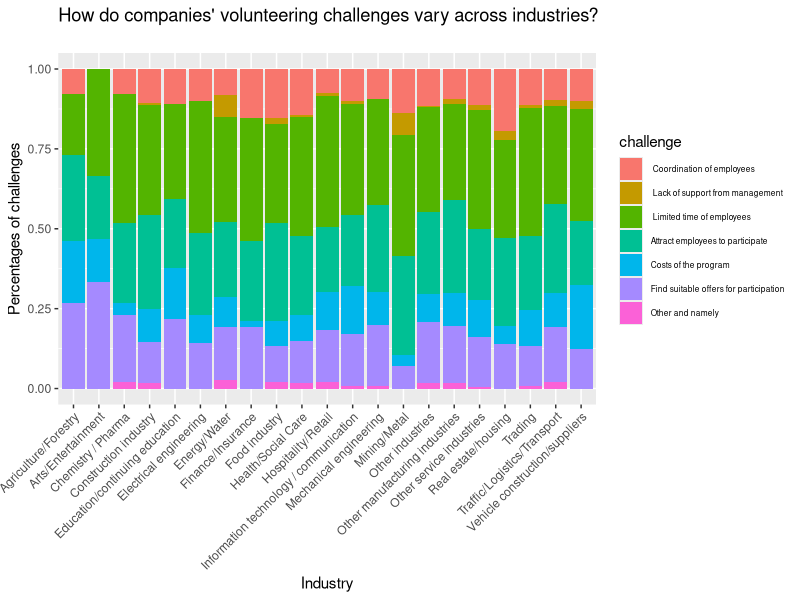
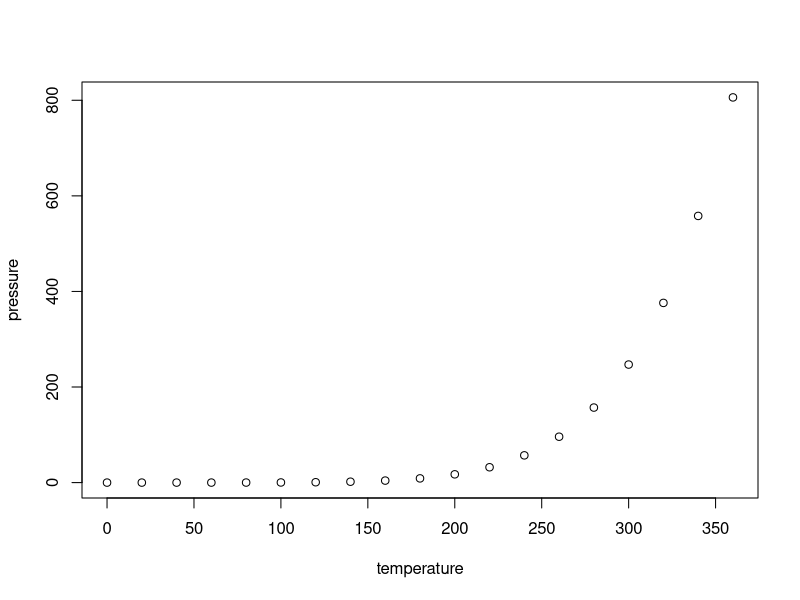

R code for these plots, in order:
## ---- chunk 1
library(readxl)
library(dplyr)
library(ggplot2)
library(reshape2)
library(tidyr)
#This graphic shows the different challenges they encounter in different industries.
data<-read_excel("MUE.2022.for.LMU.xlsx")
df1 <- data %>% select(SERIAL,A003) #Extract the industry relevant columns
df2 <-data %>% select(SERIAL, E004_01,E004_02,E004_03,E004_04,E004_05,E004_06,E004_07) #Extract the challenged relevant columns
df_industry_long <- pivot_longer(df1,cols = -SERIAL,names_to = "industry", values_to = "element")
df_challenges_long <- pivot_longer(df2,cols = -SERIAL,names_to = "challenge", values_to = "element") 
df_industry_long <- na.omit(df_industry_long) #Remove all na values
df_challenges_long <- na.omit(df_challenges_long)
df_challenges_long #this is result
df_industry_long
df_challenges_long <- df_challenges_long[df_challenges_long$element ==TRUE,]
merged_df <- merge(df_industry_long, df_challenges_long, by ="SERIAL")
merged_df
replacement_map <- c("1"="Construction industry",
                     "2"="Mining/Metal",
                     "3"="Education/continuing education",
                     "4"="Chemistry / Pharma",
                     "5"="Electrical engineering",
                     "6"="Energy/Water",
                     "7"="Vehicle construction/suppliers",
                     "8"="Finance/Insurance",
                     "9"="Hospitality/Retail",
                     "10"="Health/Social Care",
                     "11"="Real estate/housing",
                     "12"="Trading",
                     "13"="Information technology / communication",
                     "14"="Arts/Entertainment",
                     "15"="Agriculture/Forestry",
                     "16"="Mechanical engineering",
                     "17"="Food industry",
                     "18"="Traffic/Logistics/Transport",
                     "19"="Other service industries",
                     "20"="Other manufacturing industries",
                     "21"="Other industries")
replace2 <- c("E004_01"="Find suitable offers for participation", "E004_02"="Attract employees to participate", "E004_03"=" Coordination of employees", "E004_04"=" Limited time of employees", "E004_05"="Costs of the program", "E004_06"=" Lack of support from management", "E004_07"="Other and namely")
merged_df$element.x <- replacement_map[as.character(merged_df$element.x)]
merged_df$challenge <- replace2[merged_df$challenge]
merged_df <- na.omit(merged_df)
ggplot(merged_df)+
  geom_bar(mapping = aes(x=element.x, fill=challenge), position = "fill")+
   theme(axis.text.x = element_text(angle = 45, hjust = 1))+
   theme(legend.text = element_text(size = 6))+
  labs(x = "Industry", y = "Percentages of challenges") +
  ggtitle("How do companies' volunteering challenges vary across industries?
")
## ---- chunk 2
knitr::opts_chunk$set(echo = TRUE)
## ---- chunk 3
summary(cars)
## ---- chunk 4
plot(pressure)
